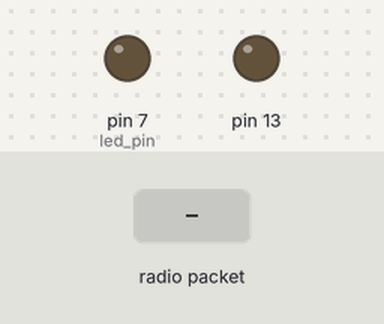
Bench run of a sketch on a simulated Arduino Uno, built with avr-gcc and run on an emulated ATmega328P. Shown: output pins drawn as LEDs (lit = HIGH). The test bench sets the inputs (shaded band). No radio packets arrive unless stated.

Above: at 2.2 s.
2.3 s: radio packet "1" arrives
At 2.9 s:
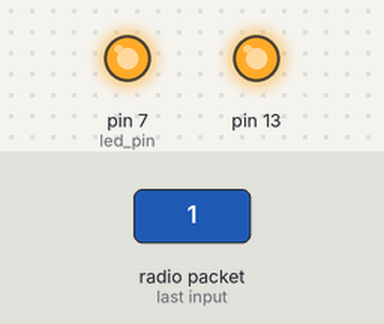
At 3.7 s:
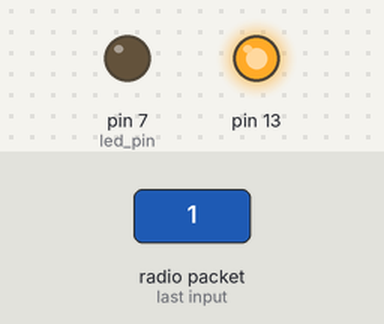
Timing chart, 0 to 5.3 s (numbered marks = the images above; inputs shaded):
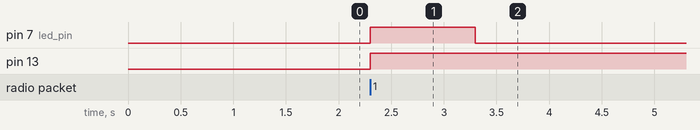

Measured:
- after the input at 2.3 s, pin 7 (led_pin): LOW → HIGH at once, → LOW 1.0 s later; pin 13: LOW → HIGH at once

The sketch:

receiver.ino
```cpp
// (licence header left out)
#include <VirtualWire.h>

const int led_pin = 7;

const int receive_pin = 8;

const boolean debug=false;
void setup()
{
    delay(1000);
    if (debug){
    Serial.begin(9600);	// Debugging only
    Serial.println("setup");
    }
    // Initialise the IO and ISR

    vw_set_rx_pin(receive_pin);

    vw_set_ptt_inverted(true); // Required for DR3100
    vw_setup(1000);	 // Bits per sec

    vw_rx_start();       // Start the receiver PLL running

    pinMode(led_pin, OUTPUT);
        pinMode(13, OUTPUT);
}

void loop()
{
    uint8_t buf[VW_MAX_MESSAGE_LEN];
    uint8_t buflen = VW_MAX_MESSAGE_LEN;

    if (vw_get_message(buf, &buflen)) // Non-blocking
    {
	int i;
        digitalWrite(13, HIGH);
        digitalWrite(led_pin, HIGH); // Flash a light to show received good message
	// Message with a good checksum received, dump it.
if (debug)	{Serial.println("ping");}
	delay(1000);

        digitalWrite(led_pin, LOW);
        	if (debug) {Serial.print("off");}
    }
}
```
